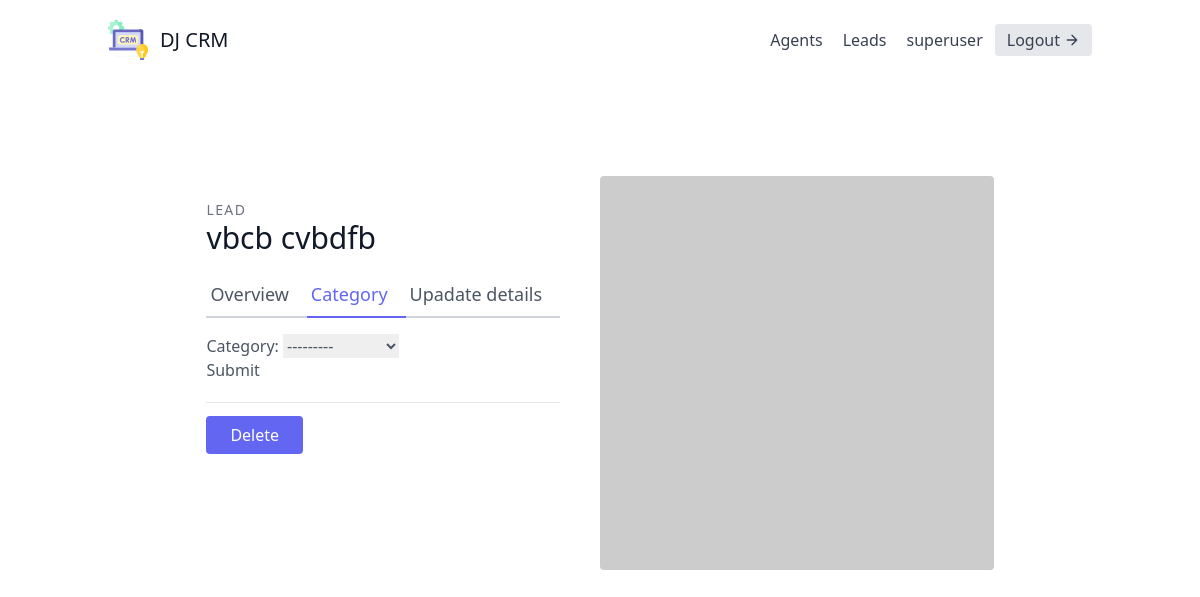
/leads/2/lead-category-update/ (signed in), run on an earlier commit of the app's database.
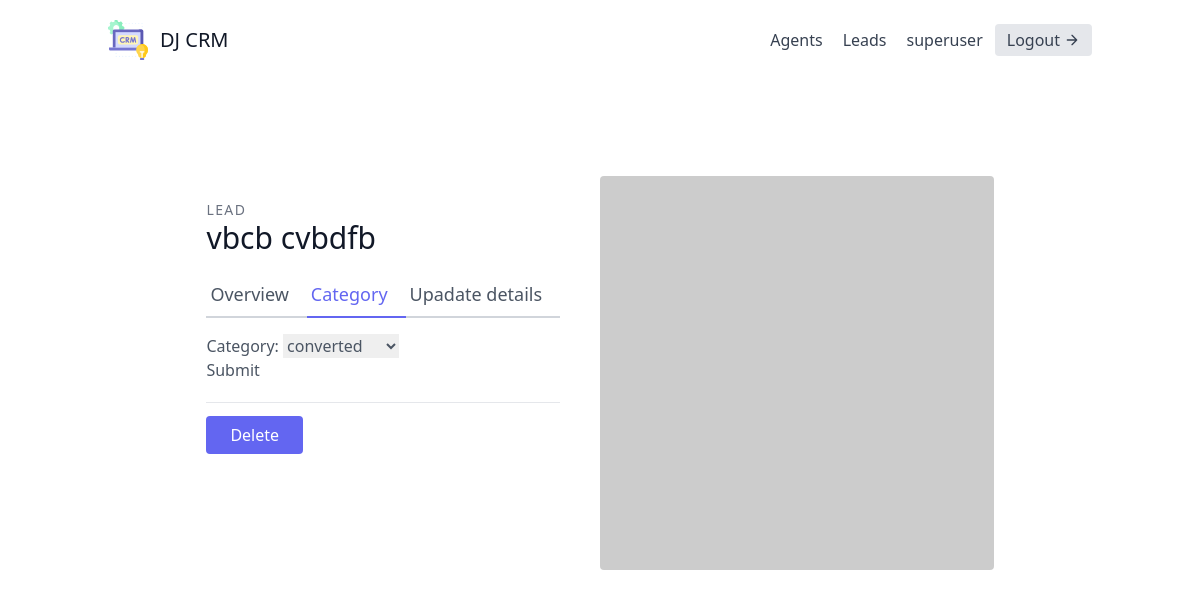
And on a later commit of the database.
### leads/models.py (models this page shows, shortened)
class Lead(models.Model):
    SOURCE_CHOICES = (
        ("YouTube", "YouTube"),
        ("Google", "Google"),
        ("Newsletter", "Newsletter"),
    )
    first_name = models.CharField(max_length=20)
    last_name = models.CharField(max_length=20)
    agent = models.ForeignKey("Agent",null=True, blank=True, on_delete=models.SET_NULL)
    organization = models.ForeignKey(UserProfile, on_delete=models.CASCADE)
    age = models.IntegerField(default=0)
    phoned = models.BooleanField(default=False)
    source = models.CharField(choices=SOURCE_CHOICES, max_length=100)
    profile_picture = models.ImageField(blank=True, null=True)
    special_file = models.FileField(blank=True, null=True)
    category = models.ForeignKey("Category",related_name="leads", null=True, blank=True, on_delete=models.SET_NULL)

### leads/views.py (the view, shortened to what this page needs)
# urls.py: path("<int:pk>/lead-category-update/",LeadUpadataCategoryView.as_view(), name="lead-category-update"),
class LeadUpadataCategoryView(LoginRequiredMixin, generic.UpdateView):
    template_name = "leads/lead_categoty_update.html"
    form_class = LeadCategoryUpdateForm
    def get_queryset(self):
        user = self.request.user
        if user.is_organizer:
            queryset = Lead.objects.filter(organization=user.userprofile)
        else:
            queryset = Lead.objects.filter(organization=user.agent.organization)
            queryset = queryset.filter(agent__user=user)
        return queryset

### leads/forms.py
class LeadCategoryUpdateForm(forms.ModelForm):
    class Meta:
        model = Lead
        fields = ('category',)

### leads/models.py (called while the page is built)
    def __str__(self):
        return self.name

### leads/templates/leads/lead_categoty_update.html (shortened to what this page needs)
{% extends "base.html" %}
{% block content %}
<section class="text-gray-600 body-font overflow-hidden">
    <div class="container px-5 py-24 mx-auto">
      <div class="lg:w-4/5 mx-auto flex flex-wrap">
        <div class="lg:w-1/2 w-full lg:pr-10 lg:py-6 mb-6 lg:mb-0">
          <h2 class="text-sm title-font text-gray-500 tracking-widest">LEAD</h2>
          <h1 class="text-gray-900 text-3xl title-font font-medium mb-4">{{lead.first_name}} {{lead.last_name}}</h1>
          <div class="flex mb-4">
            <a href = "{% url 'leads:lead-detail' lead.pk %}", class="flex-grow border-b-2 border-gray-300 py-2 text-lg px-1">Overview</a>
            <a href = "{% url 'leads:lead-category-update' lead.pk %}", class="flex-grow text-indigo-500 border-b-2 border-indigo-500 py-2 text-lg px-1">Category</a>
            <a href = "{% url 'leads:lead-update' lead.pk %}", class="flex-grow border-b-2 border-gray-300 py-2 text-lg px-1">Upadate details</a>
          </div>
          <form method="post" enctype="multipart/form-data">
            {{ form.as_p }}
            <button type="submit">Submit</button>
          </form>
          <div class="mt-5 py-5 border-t border-gray-200">
            <a href="{% url 'leads:lead-delete' lead.pk %}" class="w-1/2 mt-3 text-white bg-indigo-500 border-0 py-2 px-6 focus:outline-none hover:bg-indigo-600 rounded">
                Delete
            </a>
          </div>
        </div>
        <img alt="ecommerce" class="lg:w-1/2 w-full lg:h-auto h-64 object-cover object-center rounded" src="https://dummyimage.com/400x400">
      </div>
    </div>
  </section>
{% endblock content %}

What changed in the data, as far as the page shows it:
changed Lead "vbcb": category "---------" → "converted"
